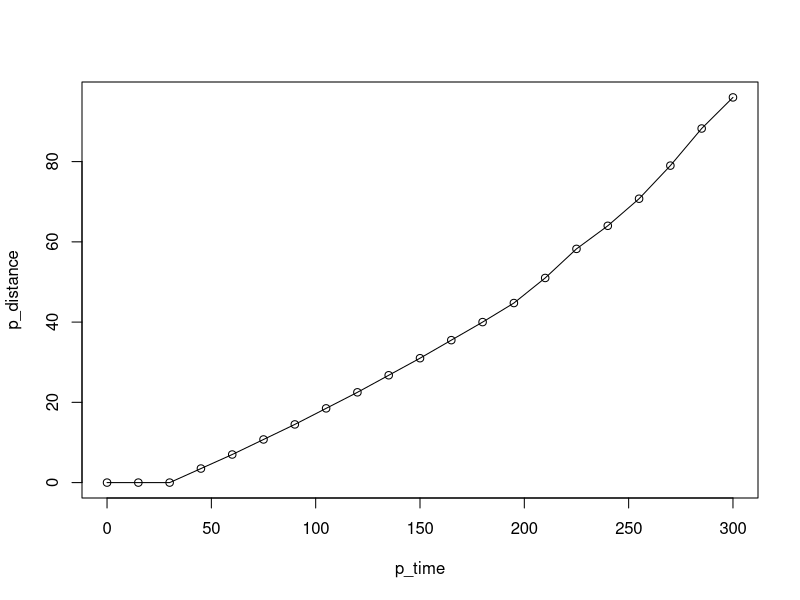

The R source for this figure: (Note: this script raises an error after producing the figure.)
# SIMULATION OF THE WINGS FOR LIFE GOAL CALCULATOR
# https://www.wingsforlifeworldrun.com/en/goal-calculator

# load packages
{
  library(ggplot2) # for plotting output
  library(dplyr) # for manipulation
}

# GENERAL INFORMATION ----
# all times measured in minutes 

kmh_to_minskm <- function(kmh){ return(60/kmh) } # km/h to mins/km
minskm_to_kmh <- function(minskm){ return(60/minskm) }  # mins/km to km/h
minskm_to_minsmile <- function(minskm){ return(minskm*1.60934) } # km to mile
mins_to_hrsmins <- function(mins){ # number of minutes to hrs:mins string
  hrsmins <- paste(floor(mins/60),"h ",ceiling(mins%%60),"min",sep="")
  return(hrsmins)
}
mins_to_minsecs <- function(mins){ # minutes dec to mins:secs, for speed
  minssecs <- paste(floor(mins),ceiling((mins%%1)*60),sep=":");
  minssecs <- paste(minssecs,"min/km",sep="")
  return(minssecs)
}

# CAR INFORMATION ----
# the car does not start moving for 30 minutes
# it then proceeds at 14 km/h for 30 mins, then 15 km/h usw.

time_lag <-  30 # half an hour before starting
initial_speed <- 14 # km/h
speed_increment <- c(
  0, # initially just 14 km/h
  1,1,1,1,1, # first 2.5h increment by 1 km/h
  4,4,4,4 # next 2h increment by 4 km/h
)
all_speeds <- c(
  0,
  14,15,16,17,18,
  22,26,30,34
)
time_increment <- 30 # speed increases every half hour
max_time <- 5*60

# ....car functions ----
calc_current_car_speed <- function(current_time){
  # current_time in minutes since start
  # output speed in km/h
  if(current_time < time_lag){ # doesn't start moving for half an hour
    current_car_speed <- 0
    return(current_car_speed)
  }
  if(current_time>=max_time){
    current_car_speed <- max(all_speeds)
    return(current_car_speed)
  }
  current_speed_increment <- 
    sum(speed_increment[1:round(current_time/time_increment,1)]) # sum of prev increments
  current_car_speed <- initial_speed+current_speed_increment
  return(current_car_speed)
}

get_current_car_speed <- function(current_time){ 
  # current_time in minutes since start
  # output current speed in prettier format
  current_car_speed <- calc_current_car_speed(current_time)
  print(paste(
    "Current Speed:",current_car_speed,"km/h"
  ))
}

calc_current_car_distance <- function(current_time){
  # current_time in minutes since start
  # output distance travelled in km
  if(current_time < time_lag){ # doesn't start moving for half an hour
    current_car_distance <- 0
    return(current_car_distance)
  }
  current_speed <- calc_current_car_speed(current_time)
  
  # get completed speed increments
  completed_time <- (round(current_time/time_increment,0)) # half hours
  if(current_time>=max_time){
    completed_distance <- sum((time_increment/60)*all_speeds)+
      max(all_speeds*(current_time-max_time)/60) # car has reached top speed
  }else{
    completed_distance <- sum((time_increment/60)*all_speeds[1:completed_time])
  }
  
  #get partial speed increments
  additional_time <- current_time-(completed_time*time_increment)
  additional_distance <- (additional_time/60)*current_speed
  current_car_distance <- completed_distance + additional_distance
  return(current_car_distance)
}

get_current_car_distance <- function(current_time){ 
  # output current speed in prettier format
  current_car_distance <- calc_current_car_distance(current_time)
  print(paste(
    "Current Distance Travelled:",round(current_car_distance,1),"km"
  ))
}

calc_needed_car_time <- function(current_distance){
  # time needed for car to reach current_distance in km
  # output in minutes
  
  all_distances <- cumsum((time_increment/60)*all_speeds)
  completed_time <- length(all_distances[all_distances<current_distance]) # completed half hours
  additional_distance <- current_distance-all_distances[completed_time] # kms
  additional_time <- (additional_distance/all_speeds[completed_time+1])*60
  
  needed_time <- (completed_time*time_increment)+additional_time
  return(needed_time)
}

get_needed_car_time <- function(current_distance){
  out_time <- calc_needed_car_time(current_distance)
  print(paste(
    "Time for car to reach ",current_distance,"km: ",
    mins_to_hrsmins(out_time),sep=""
  ))
}

# example calculations
# for(t in seq(0,120,15)){
#   get_current_car_distance(t)
# }


# RUNNER INFORMATION ----
# runners get a half hour head start on the car
# when the car reaches the same distance as the runner, the runner is finished

# ....runner functions ----

time_to_speed <- function(total_time){
  # convert total race time to speed needed to beat the car
  # output speed in mins/km
  
  # get distance car has travelled
  car_distance <- calc_current_car_distance(total_time)
  # needed speed to reach that distance
  needed_speed <- total_time/car_distance # in mins/km
  return(needed_speed)
}

distance_to_speed <- function(total_distance){
  # convert total race distance to speed needed to beat the car
  # output speed in mins/km
  car_time <- calc_needed_car_time(total_distance)
  needed_speed <- 1/(total_distance/(car_time))
  return(needed_speed)
}

get_distance_to_speed <- function(total_distance){
  out_speed <- distance_to_speed(total_distance)
  print(paste(
    "Minimum running speed required to reach ",total_distance,"km: ",
    mins_to_minsecs(out_speed),sep=""
  ))
}

speed_to_distance <- function(average_speed){
  # convert average speed to distance at finish
  # output distance in km
  
  # approximate using minute by minute, because non-linear maths is hard
  all_times <- seq(32,600,1)
  all_times_speeds <- c()
  for(at in all_times){
    all_times_speeds <- c(all_times_speeds,time_to_speed(at)) # mins/km
  }
  top_speed <- length(all_times_speeds[all_times_speeds>=average_speed])
  top_time <- all_times[top_speed]
  top_distance <- calc_current_car_distance(top_time)
  return(top_distance)
}

get_speed_to_distance <- function(mins,secs){
  average_speed <- mins+(secs/60)
  out_distance <- speed_to_distance(average_speed)
  print(paste(
    "Estimated distance run at finish: ",
    round(out_distance,1),"km",sep=""
  ))
}


# DRAW GRAPHS ----

# ....speed of the car using time and distance
p_time <- seq(0,5*60,15) # 0 to 4 hrs in 15 minute increments
p_distance <- c()
for(pt in p_time){
  p_distance <- c(p_distance,
                  calc_current_car_distance(pt))
}
plot(p_time,p_distance);lines(p_time,p_distance)
df1 <- data.frame(time=p_time,distance=p_distance)
ggplot(df1,aes(x/60,y))+
  geom_area(fill="grey")+geom_line()+
  theme_bw()+labs(x="Hours",y="Distance, km",
  title="Car Distance over Time")


# ....required speed to reach a given time
p_speed <- c()
for(pt in p_time){
  p_speed <- c(p_speed,
               time_to_speed(pt))
}
plot(p_time,p_speed);lines(p_time,p_speed)
df2 <- data.frame(time=p_time,speed=p_speed)
ggplot(df2,aes(x/60,y))+
  geom_line()+ylim(0,15)+
  theme_bw()+labs(x="Hours",y="Speed, mins/km",
                  title="Speed Needed per Race Time")

# ....distance vs speed needed
p_distance <- seq(1,30,1)
p_speed <- c()
for(pd in p_distance){
  p_speed <- c(p_speed,distance_to_speed(pd))
}
df3 <- data.frame(distance=p_distance,speed=p_speed)
ggplot(df3,aes(x,y))+
  geom_line()+ylim(0,35)+
  theme_bw()+labs(x="Distance, km",y="Speed, mins/km",
                  title="Speed Needed per Race Distance")


# car distance vs speed needed
df4 <- merge(df1,df2,by="time")

ggplot(df4,aes(x=time/60,y=speed))+theme_bw()+
  geom_area(aes(y=distance),fill="grey",alpha=0.5)+
  geom_line(aes(y=speed*3))+
  labs(x="Time, hours",title="Speed required vs Time of finishing")+xlim(0,3)+
  scale_y_continuous(name="Distance, km",
                     sec.axis=sec_axis(~./3,name="Speed, mins/km"))


# CALCULATOR ----

# ....where will the car be at a given time?
get_current_car_distance(current_time=60) # enter number of minutes

# ....how long will it take the car to reach a given distance?
get_needed_car_time(current_distance=12) # enter number of kilometres

# ....how fast do you need to run to reach a given distance?
get_distance_to_speed(total_distance=12) # enter number of kilometres

# ....how far will you reach if you run at a given average speed?
get_speed_to_distance(mins=5,secs=30)


